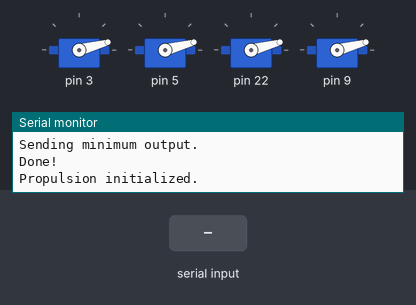
Bench run of a sketch on a simulated Arduino Uno, built with avr-gcc and run on an emulated ATmega328P. On the bench: 4 × servo, the last lines printed to the serial monitor. Inputs (shaded band) come from the test bench.

Above: at 3.7 s.
3.8 s: "t" received over Serial
At 4.26 s:
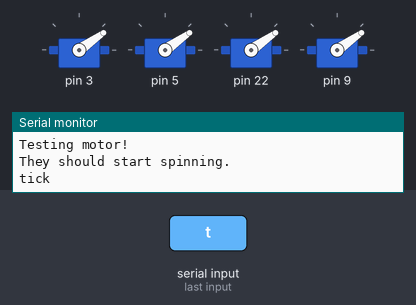
At 6.2 s:
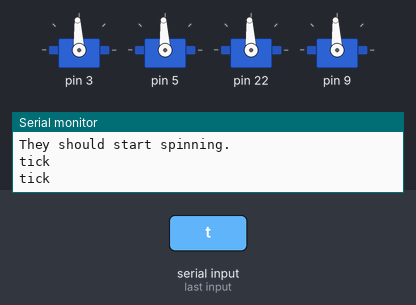
6.8 s: "a" received over Serial
9.8 s: "c" received over Serial
At 10.9 s:
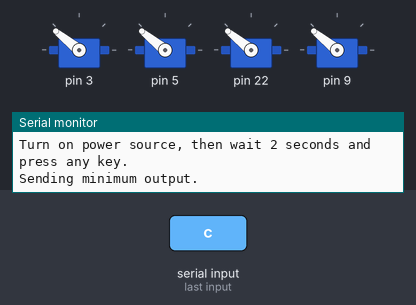
Timing chart, 0 to 13.8 s (numbered marks = the images above; inputs shaded):
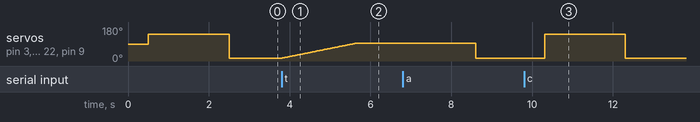

Measured:
- after the input at 3.8 s, servo on pin 3, servo on pin 5, servo on pin 22, servo on pin 9: moves from 15° to 93° over 1.8 s, starting at once
- after the input at 9.8 s, servo on pin 3, servo on pin 5, servo on pin 22, servo on pin 9: 14° → 141° after 0.51 s, → 15° 2.0 s later

The sketch:

calibrateAllVariant.ino
```cpp
#include <Servo.h>
#include "Propulsion.h"

/* Pin: 3,5,22,9*/
#define MAX_SIGNAL 2000
#define MIN_SIGNAL 700
#define IDLE_THRESHOLD 790

#define MOTOR_1 3
#define MOTOR_2 5
#define MOTOR_3 22
#define MOTOR_4 9

int throttle = 700;

char readAnswer, readChar, readCh;
Propulsion tenzoProp(MOTOR_1,MOTOR_2,MOTOR_3,MOTOR_4);

void setup() {
  Serial.begin(115200);
  tenzoProp.calibrateOnce();
  tenzoProp.init();
  throttle = tenzoProp.getThrottle();
}

void loop() {
  SerialRoutine();
  tenzoProp.setSpeedWUs(tenzoProp.getThrottle());
}

void welcome()
{
  Serial.println("Welcome!");
  Serial.println("This tool is required to calibrate your servo before flight.");
  Serial.println("You can communicate with PWM signal with your ESCs, arm them,");
  Serial.println("calibrate them sending a sequence of Max : 2.000 - Min : 700.");
  Serial.println("After the calibration you can perform a test pressing 't' or 'y' when asked.");
  Serial.println("New feature: Test your motors without calibration.");
  Serial.println("Do you want to calibrate or test? [c/t]");
}

void SerialRoutine()
{
  if (Serial.available())
  {
      char t = Serial.read();
      if (t == 't')
        tenzoProp.test();
      else if (t == 'c')
        tenzoProp.calibrateAgain();
      else if (t == 's')
        tenzoProp.stopAll();
      else if (t == 'r')
        tenzoProp.resetMotors();
      else if (t == 'q')
      {
        tenzoProp.setThrottle(tenzoProp.getThrottle() + 10);
        Serial.println(tenzoProp.getThrottle());
      }
      else if (t == 'a')
      {
        tenzoProp.setThrottle(tenzoProp.getThrottle() - 10);
        Serial.println(tenzoProp.getThrottle());
      }
      else if (t == 'v')
      {
        Serial.println(tenzoProp.getThrottle());
      }
      else if (t == 'x')
      {
        tenzoProp.detachAll();
        Serial.println("Warning Servo detached");
      }
  }
}
```

Propulsion.cpp
```cpp
/*
  Propulsion.cpp - Library for Tenzo Propulsion code.
  Created by Giovanni Balestrieri - UserK, August 25, 2015
  Released into the public domain.
*/

#include "Arduino.h"
#include "Propulsion.h"
#include <Servo.h>

#define DEBUG_PROP = 1;

Propulsion::Propulsion(int M1, int M2, int M3, int M4)
{
  	extern Servo servo1;
	extern Servo servo2;
	extern Servo servo3;
	extern Servo servo4;

        wUs1=0, wUs2=0, wUs3=0, wUs4=0;
  	_pinM1 = M1;
  	_pinM2 = M2;
  	_pinM3 = M3;
  	_pinM4 = M4;
}

int Propulsion::getThrottle()
{
  return  this->throttle;
}

void Propulsion::setThrottle(int t)
{
  this->throttle = t;
}

void Propulsion::init()
{
        this->throttle = MIN_SIGNAL;
        Serial.println("Propulsion initialized.");
}

void Propulsion::calibrateOnce()
{
  	Propulsion::detachAll();
  	Serial.println("This program will Arm and Calibrate the ESC.");
  	Serial.println("Now writing maximum output.");
  	Serial.println("Turn on power source, then wait 2 seconds and press any key.");

  	servo1.attach(_pinM1);
  	servo2.attach(_pinM2);
  	servo3.attach(_pinM3);
  	servo4.attach(_pinM4);
  	delay(500);
  	servo1.writeMicroseconds(MAX_SIGNAL);
  	servo2.writeMicroseconds(MAX_SIGNAL);
  	servo3.writeMicroseconds(MAX_SIGNAL);
  	servo4.writeMicroseconds(MAX_SIGNAL);

  	Serial.println("Sending minimum output.");

  	delay(MAX_SIGNAL);
  	servo1.writeMicroseconds(MIN_SIGNAL);
 	servo2.writeMicroseconds(MIN_SIGNAL);
	servo3.writeMicroseconds(MIN_SIGNAL);
 	servo4.writeMicroseconds(MIN_SIGNAL);

  	Serial.println("Done!");
  	throttle = 790;
}

void Propulsion::calibrateAgain()
{
  	Propulsion::calibrateOnce();
  	Propulsion::init();
}

void Propulsion::phase0(int throttle, float rollpid, float pitchpid, float yawpid, float altpid)
{
  // compute motor inputs
  wUs1 = throttle + altpid + rollpid - yawpid;
  wUs2 = throttle + altpid + pitchpid + yawpid;
  wUs3 = throttle + altpid - rollpid - yawpid;
  wUs4 = throttle + altpid - pitchpid + yawpid;

  if (wUs1>MAX_SIGNAL)
    wUs1 = MAX_SIGNAL;
  if (wUs2>MAX_SIGNAL)
    wUs2 = MAX_SIGNAL;
  if (wUs3>MAX_SIGNAL)
    wUs3 = MAX_SIGNAL;
  if (wUs4>MAX_SIGNAL)
    wUs4 = MAX_SIGNAL;

  // send input to motors
  servo1.writeMicroseconds(wUs1);
  servo2.writeMicroseconds(wUs2);
  servo3.writeMicroseconds(wUs3);
  servo4.writeMicroseconds(wUs4);

  // Increase control counter    ADD and FIX it!
  //countCtrlAction++;
}

void Propulsion::test()
{
    Serial.println("Testing motor!");
    Serial.println("They should start spinning.");
    for (int i = MIN_SIGNAL ;i<1500;i++)
    {
      if (i==MIN_SIGNAL || i == 1000)
        Serial.println("tick");
      delay(2);
      servo1.writeMicroseconds(i);
      servo2.writeMicroseconds(i);
      servo3.writeMicroseconds(i);
      servo4.writeMicroseconds(i);
    }
    delay(1000);
    Serial.println("Now, decreasing");
    for (int i = 1500;i<=1000;i--)
    {
      delay(2);
      servo1.writeMicroseconds(i);
      servo2.writeMicroseconds(i);
      servo3.writeMicroseconds(i);
      servo4.writeMicroseconds(i);
    }
    Serial.println("Like that!");
    delay(MAX_SIGNAL);
    Serial.println("And stop.");
    for (int i = 1000;i<=MIN_SIGNAL;i--)
    {
      delay(2);
      servo1.writeMicroseconds(i);
      servo2.writeMicroseconds(i);
      servo3.writeMicroseconds(i);
      servo4.writeMicroseconds(i);
    }

    servo1.writeMicroseconds(MIN_SIGNAL);
    servo2.writeMicroseconds(MIN_SIGNAL);
    servo3.writeMicroseconds(MIN_SIGNAL);
    servo4.writeMicroseconds(MIN_SIGNAL);
}

void Propulsion::stopAll()
{
  Serial.println("Arresto forzato.");
  servo1.writeMicroseconds(MIN_SIGNAL);
  servo2.writeMicroseconds(MIN_SIGNAL);
  servo3.writeMicroseconds(MIN_SIGNAL);
  servo4.writeMicroseconds(MIN_SIGNAL);
}

void Propulsion::resetMotors()
{
  Serial.println("This program will calibrate the ESC.");
  Serial.println("Now writing maximum output.");
  Serial.println("Turn on power source, then wait 2 seconds and press any key.");

  servo1.attach(_pinM1);
  servo2.attach(_pinM2);
  servo3.attach(_pinM3);
  servo4.attach(_pinM4);

  servo1.writeMicroseconds(MIN_SIGNAL);
  servo2.writeMicroseconds(MIN_SIGNAL);
  servo3.writeMicroseconds(MIN_SIGNAL);
  servo4.writeMicroseconds(MIN_SIGNAL);

  Serial.println("Armed!");
}

void Propulsion::setSpeedWUs(int thr)
{
  servo1.writeMicroseconds(thr);
  servo2.writeMicroseconds(thr);
  servo3.writeMicroseconds(thr);
  servo4.writeMicroseconds(thr);
}

void Propulsion::detachAll()
{
  servo1.detach();
  servo2.detach();
  servo3.detach();
  servo4.detach();
}
```

Propulsion.h
```cpp
/*
  propulsion.h - Library to calibrate ESC's, arm, test, spin
  and stop your Brushless motors.
  Created by Giovanni Balestrieri - UserK, August 25, 2015.
*/
#ifndef Propulsion_h
#define Propulsion_h

#include "Arduino.h"
#include <Servo.h>


// Constants
const int MAX_SIGNAL = 2000;
const int MIN_SIGNAL = 700;
const int IDLE_THRESHOLD = 790;

class Propulsion
{
  public:
        Propulsion(int, int, int, int);
        void init();
        void calibrateOnce();
 	void calibrateAgain();
        void spin(int throttle);
	void resetMotors();
        void test();
        void stopAll();
	int initialize();
	void phase0(int, float, float, float, float);
        void setSpeedWUs(int thr);
        void detachAll();
	//int phase0();


        int getThrottle();
        void setThrottle(int);

        Servo servo1;
	Servo servo2;
	Servo servo3;
	Servo servo4;

        int wUs1;
        int wUs2;
        int wUs3;
        int wUs4;

	int throttle = 700;
  private:
        int _pinM1;
        int _pinM2;
        int _pinM3;
        int _pinM4;
};
#endif
```
